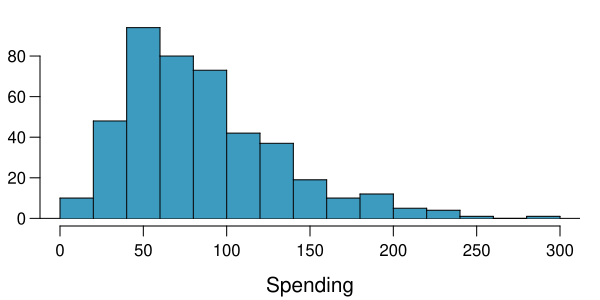

Generate this figure with R:
library(openintro)
data(tgSpending)

oiB = "#3E9BC0"

#

pdf("tgSpending.pdf", height = 3, width = 6)

par(mar=c(3.7,2,1,1), las=1, mgp=c(2.5,0.7,0), mfrow = c(1,1), cex.lab = 1.25)

histPlot(tgSpending$spending, col = oiB, xlab = "Spending", ylab = "")

dev.off()
